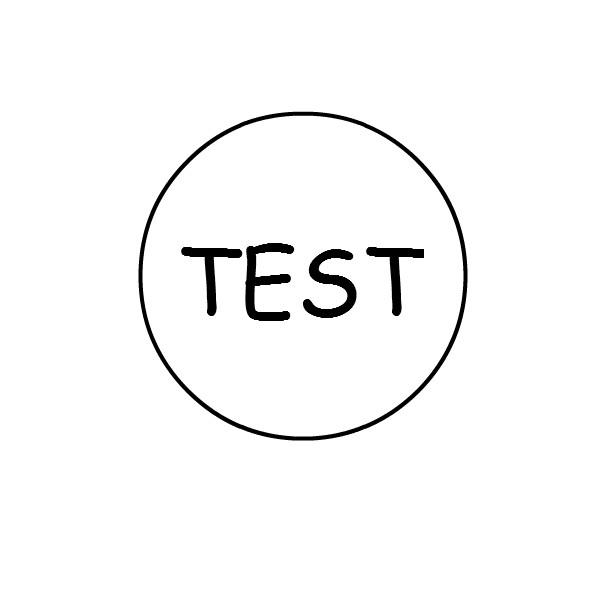
#> input picture 0-Start/test.jpg, 600 x 600 px
$ jupyter execute '2.Data Analysis.ipynb'
#> lines starting #> are read from the running program, lines starting #| are printed output that depends on the picture
Follow https://github.com/jackfrued/Python-100-Days/tree/master/Day66-80

# 68

[cell 1]
import numpy as np
import pandas as pd
import matplotlib.pyplot as plt

[cell 2]
array1 = np.array([1, 2, 3, 4, 5])
array1

[cell 3]
array2 = np.array([[1,2,3], [4,5,6]])
print(array2)

[cell 4]
array3 = np.arange(0, 20, 2)
print(array3)

[cell 5]
array4 = np.linspace(-1.0, 1.0, 11)
print(array4)
print(len(array4))

[cell 6]
array5 = np.logspace(1, 10, num=10, base = 2)
print(array5)

[cell 7]
array6 = np.fromstring("1,2,3,4,5,6", sep=",", dtype = "i8")
array6

[cell 8]
def fib(how_many):
    a, b = 0, 1
    for _ in range(how_many):
        a, b = b, a + b
        yield a

gen = fib(20)
array7 = np.fromiter(gen, dtype = "i8")
array7

[cell 9]
array8 = np.random.rand(10)
array8

[cell 10]
array9 = np.random.randint(1, 100, 10)
array9

[cell 11]
array10 = np.random.normal(50, 10, 20)
array10

[cell 12]
array11 = np.random.rand(3, 4)
array11

[cell 13]
array12 = np.random.randint(1, 100, (3,4,5))
array12

[cell 14]
array13 = np.zeros((3, 4))
array13

[cell 15]
array13 = np.ones((3, 4))
array13

[cell 16]
array13 = np.full((3, 4), 10)
array13

[cell 17]
np.eye(4)

[cell 18]
array16 = plt.imread("test.jpg")
#> array16 is the input picture: shape (600, 600, 3); min 0, max 255, mean 248.3
array16.size
#> Out = 1080000

[cell 19]
array17 = np.arange(1, 100, 2)
array18 = np.random.rand(3, 4)
print(array16.size)
#| 1080000
print(array17.size)
print(array18.size)

[cell 20]
print(array16.shape)
#| (600, 600, 3)
print(array17.shape)
print(array18.shape)

[cell 21]
print(array16.dtype)
#| uint8
print(array17.dtype)
print(array18.dtype)

[cell 22]
print(array16.ndim)
#| 3
print(array17.ndim)
print(array18.ndim)

[cell 23]
print(array16.itemsize)
#| 1
print(array17.itemsize)
print(array18.itemsize)

[cell 24]
print(array16.nbytes)
#| 1080000
print(array17.nbytes)
print(array18.nbytes)

[cell 25]
array19 = np.arange(1, 10)
print(array19)
print(array19[0], array19[array19.size - 1])
print(array19[-array19.size], array19[-1])

[cell 26]
array20 = np.array([[1, 2, 3], [4, 5, 6], [7, 8, 9]])
array20[2]

[cell 27]
print(array20[2][2])

[cell 28]
array20[1][1] = 23234
array20

[cell 29]
array20[:2, 1:]

[cell 30]
array20[2, :]

[cell 31]
array20[2:, :]

[cell 32]
array20[::2]

[cell 33]
array20[::2, ::2]

[cell 34]
array20[::-2]

[cell 35]
array20[::-2, ::-2]

[cell 36]
array19

[cell 37]
array19[[0,1]]

[cell 38]
array19[[True, True, True, True, True, True, True, True, False]]

[cell 39]
array20

[cell 40]
array16 = plt.imread("test.jpg")
plt.imshow(array16)

[cell 41]
plt.imshow(array16[::-1])
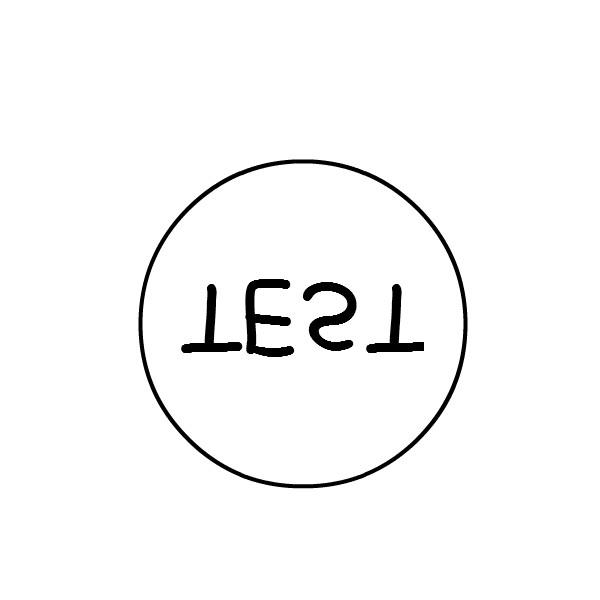
#> shown: shape (600, 600, 3); min 0, max 255, mean 248.3

[cell 42]
plt.imshow(array16[:,::-1])
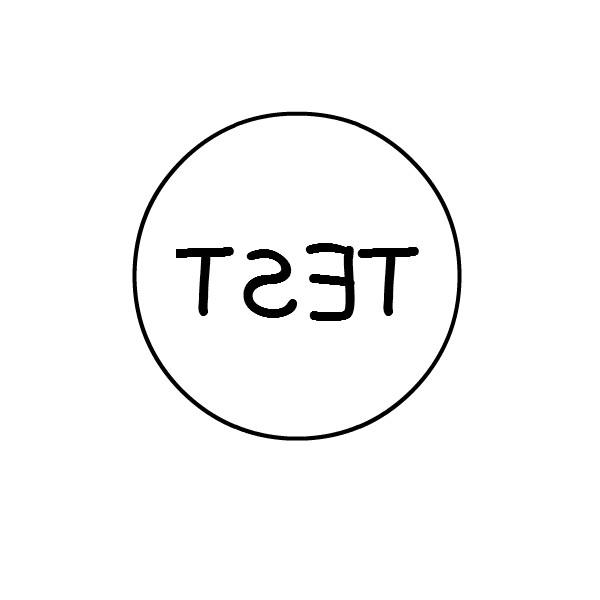
#> shown: shape (600, 600, 3); min 0, max 255, mean 248.3

[cell 43]
plt.imshow(array16[30:455,90:334])
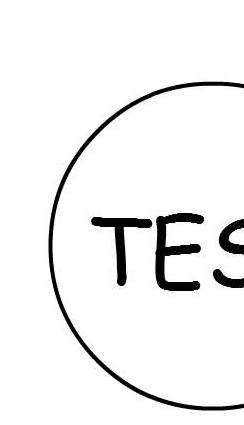
#> shown: shape (425, 244, 3); min 0, max 255, mean 240.6

[cell 44]
plt.imshow(array16[::10, ::10])
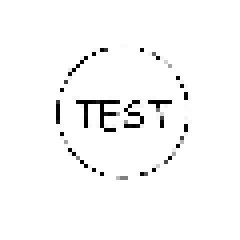
#> shown: shape (60, 60, 3) (shown 4 times larger); min 0, max 255, mean 248.3

# 69

[cell 45]
array1 = np.random.randint(1, 100, 10)
array1

[cell 46]
print(array1.sum())
print(np.sum(array1))
print(array1.mean())
print(np.mean(array1))
print(np.median(array1))
print(np.quantile(array1, 0.2))

[cell 47]
print(array1.max())
print(array1.min())
print(np.amax(array1))
print(np.amin(array1))

q3, q1 = np.quantile(array1, [0.25, 0.75])
print(q1 - q3)

[cell 48]
print(array1.var())
print(array1.std())
print(array1.std() / array1.mean())

[cell 49]
plt.boxplot(array1, showmeans=True)
plt.ylim([-20, 120])
plt.show()
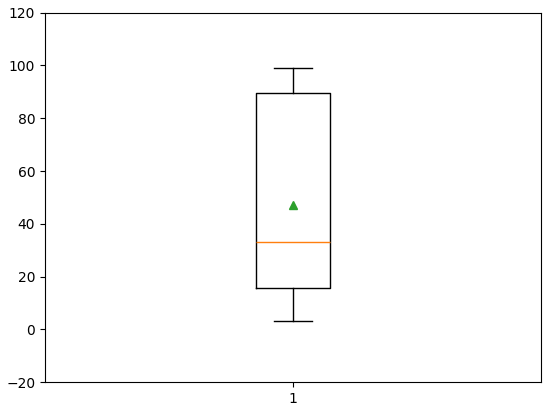
#> figure drawn by matplotlib, 1 panel

[cell 50]
array2 = np.random.randint(60, 101, (5, 3))
array2

[cell 51]
array2.mean()

[cell 52]
array2.mean(axis=1)

[cell 53]
array2.mean(axis=0)

[cell 54]
print(array2.max())
print(array2.max(axis = 0))
print(array2.max(axis = 1))

[cell 55]
plt.boxplot(array2, showmeans=True)
plt.ylim([-20, 120])
plt.show()
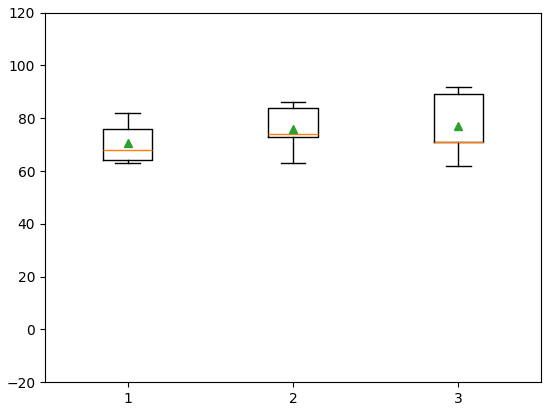
#> figure drawn by matplotlib, 1 panel
